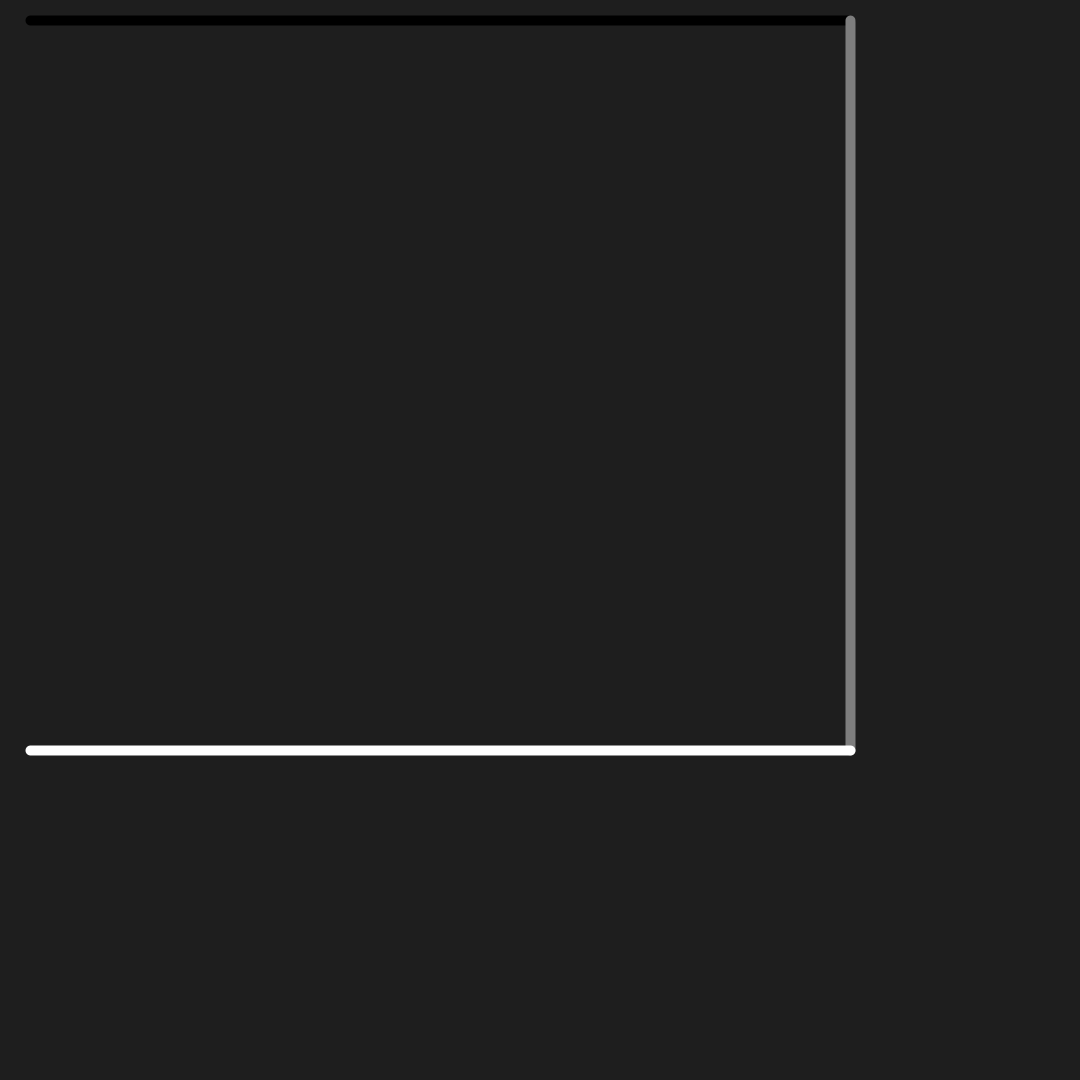
Frame 1 (no input)
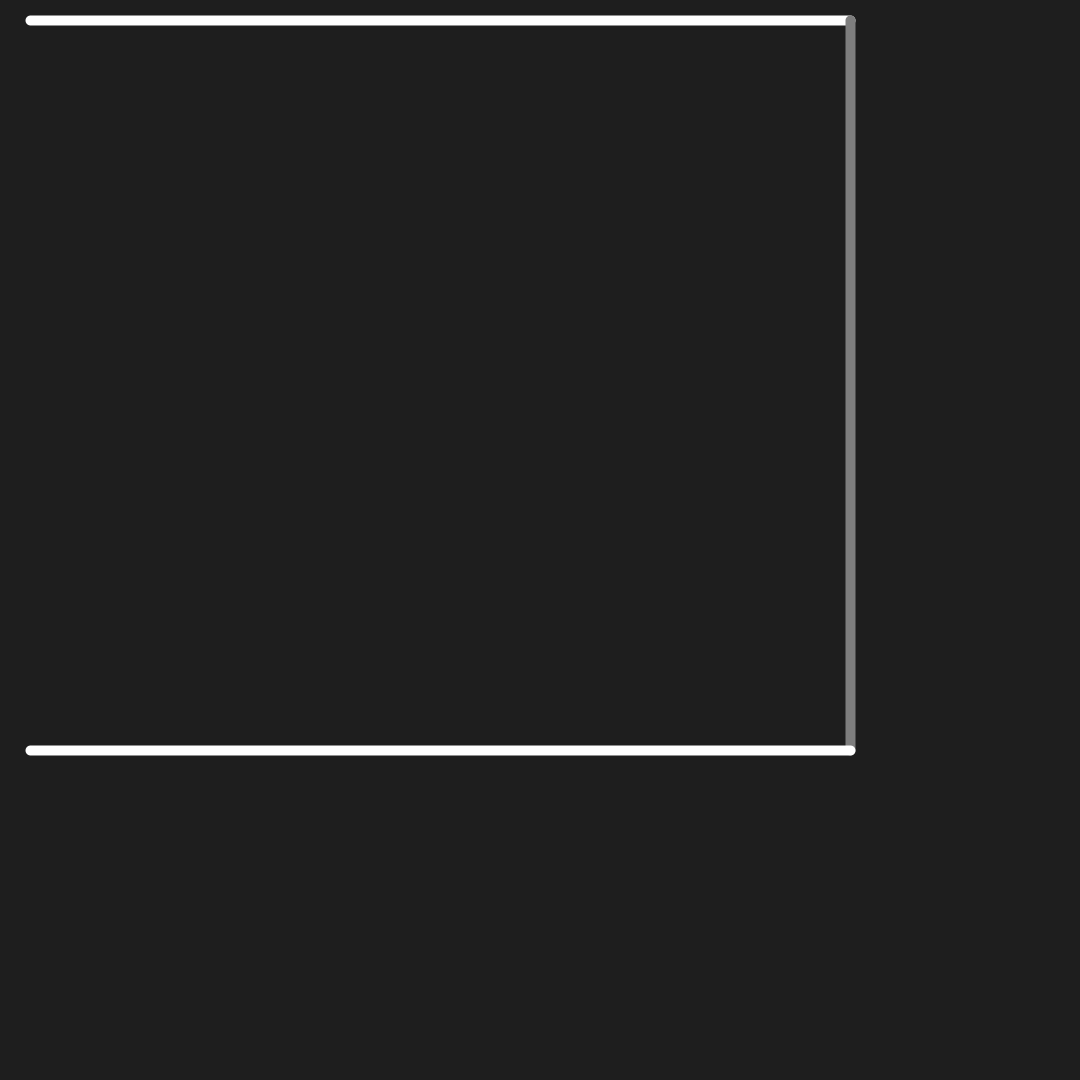
Frame 60 (the mouse pressed at the canvas centre just before this capture)
Frame 120 (the mouse held since frame 60 and released just before this capture): identical to frame 60, image omitted

The Processing sketch that drew these frames (run headless with seeded random() and noise(); from frame 60 on, the mouse is pressed at the canvas centre):

// Processing sketch: example06_lines
// ── example06_lines.pde
/* example06_lines */

void setup() {

  size(1080, 1080);
  strokeWeight(10);
}

void draw() {
  
  background(30);
  
  line(30, 20, 850, 20);
  
  stroke(126);
  line(850, 20, 850, 750);
  
  stroke(255);
  line(850, 750, 30, 750);
  
}
